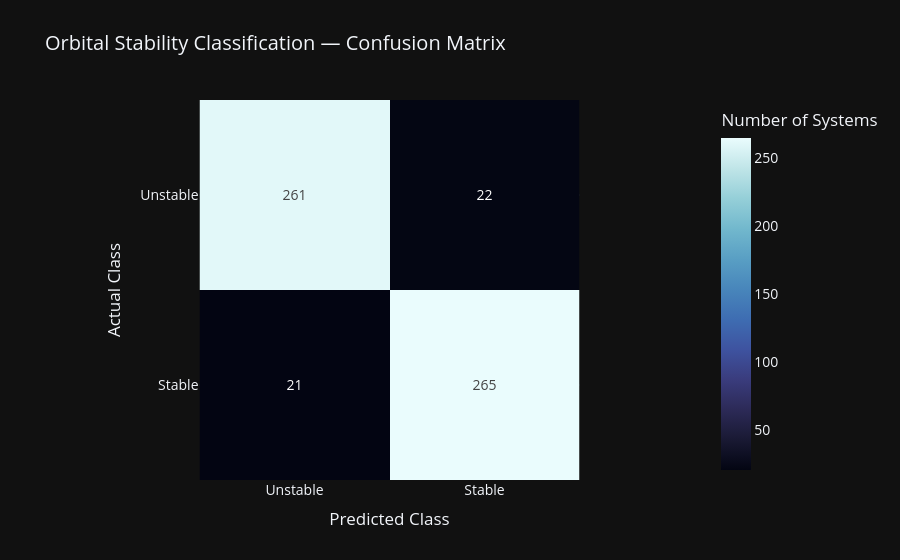

Notebook source saved alongside this figure:
### Code cell
import numpy as np
import plotly.express as px

# Confusion matrix values (already computed earlier)
cm = confusion_matrix(y_test, y_pred)

fig = px.imshow(
    cm,
    text_auto=True,
    color_continuous_scale="ice",
    labels=dict(
        x="Predicted Class",
        y="Actual Class",
        color="Number of Systems"
    ),
    x=["Unstable", "Stable"],
    y=["Unstable", "Stable"],
    title="Orbital Stability Classification — Confusion Matrix"
)

fig.update_layout(
    template="plotly_dark",
    font=dict(size=14)
)

fig.show()


#The confusion matrix shows balanced performance across stable and unstable systems, 
# indicating that the model does not favor one class over the other — a critical requirement given the synthetic instability generation.

### Figure 1 — Plotly figure (JSON) as saved in the notebook; plotly's stock layout.template omitted (floating-point values rounded to 4 significant figures)
{"data": [{"coloraxis": "coloraxis", "hovertemplate": "Predicted Class: %{x}<br>Actual Class: %{y}<br>Number of Systems: %{z}<extra></extra>", "name": "0", "texttemplate": "%{z}", "type": "heatmap", "x": ["Unstable", "Stable"], "xaxis": "x", "y": ["Unstable", "Stable"], "yaxis": "y", "z": [[261, 22], [21, 265]]}], "layout": {"coloraxis": {"colorbar": {"title": {"text": "Number of Systems"}}, "colorscale": [[0, "rgb(3, 5, 18)"], [0.09091, "rgb(25, 25, 51)"], [0.1818, "rgb(44, 42, 87)"], [0.2727, "rgb(58, 60, 125)"], [0.3636, "rgb(62, 83, 160)"], [0.4545, "rgb(62, 109, 178)"], [0.5455, "rgb(72, 134, 187)"], [0.6364, "rgb(89, 159, 196)"], [0.7273, "rgb(114, 184, 205)"], [0.8182, "rgb(149, 207, 216)"], [0.9091, "rgb(192, 229, 232)"], [1, "rgb(234, 252, 253)"]]}, "font": {"size": 14}, "title": {"text": "Orbital Stability Classification — Confusion Matrix"}, "xaxis": {"anchor": "y", "constrain": "domain", "domain": [0, 1], "scaleanchor": "y", "title": {"text": "Predicted Class"}}, "yaxis": {"anchor": "x", "autorange": "reversed", "constrain": "domain", "domain": [0, 1], "title": {"text": "Actual Class"}}}}
